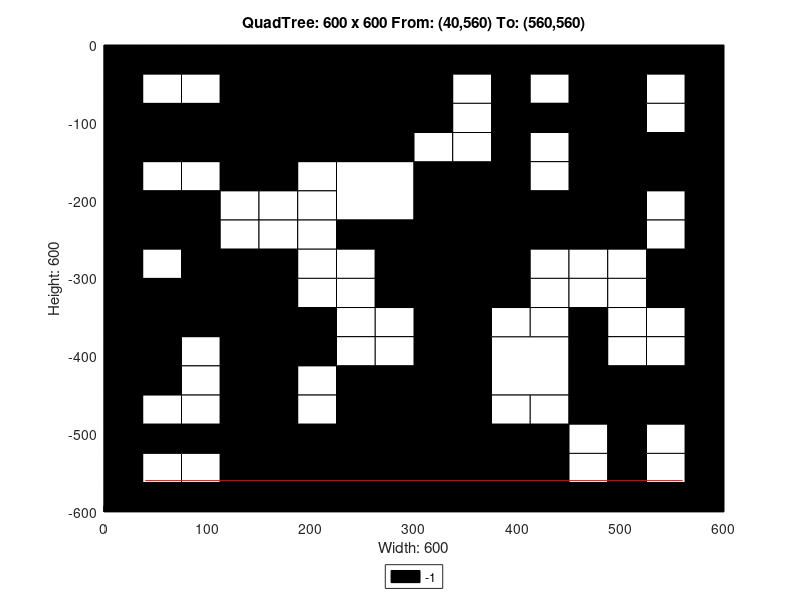

Write the MATLAB code that produced this figure.
axis([0 600 -600 0]);
title('QuadTree: 600 x 600 From: (40,560) To: (560,560)');
xlabel('Width: 600');
ylabel('Height: 600');
rectangle('Position',[150 -150 150 150], 'FaceColor',[0 0 0]);
rectangle('Position',[0 -150 75 75], 'FaceColor',[0 0 0]);
rectangle('Position',[75 -150 75 75], 'FaceColor',[0 0 0]);
rectangle('Position',[225 -225 75 75], 'FaceColor',[1 1 1]);
rectangle('Position',[450 -75 75 75], 'FaceColor',[0 0 0]);
rectangle('Position',[450 -150 75 75], 'FaceColor',[0 0 0]);
rectangle('Position',[300 -225 75 75], 'FaceColor',[0 0 0]);
rectangle('Position',[300 -300 75 75], 'FaceColor',[0 0 0]);
rectangle('Position',[450 -225 75 75], 'FaceColor',[0 0 0]);
rectangle('Position',[0 -375 75 75], 'FaceColor',[0 0 0]);
rectangle('Position',[75 -375 75 75], 'FaceColor',[0 0 0]);
rectangle('Position',[0 -450 75 75], 'FaceColor',[0 0 0]);
rectangle('Position',[225 -525 75 75], 'FaceColor',[0 0 0]);
rectangle('Position',[150 -600 75 75], 'FaceColor',[0 0 0]);
rectangle('Position',[225 -600 75 75], 'FaceColor',[0 0 0]);
rectangle('Position',[300 -375 75 75], 'FaceColor',[0 0 0]);
rectangle('Position',[300 -450 75 75], 'FaceColor',[0 0 0]);
rectangle('Position',[375 -450 75 75], 'FaceColor',[1 1 1]);
rectangle('Position',[300 -525 75 75], 'FaceColor',[0 0 0]);
rectangle('Position',[300 -600 75 75], 'FaceColor',[0 0 0]);
rectangle('Position',[375 -600 75 75], 'FaceColor',[0 0 0]);
rectangle('Position',[0 -37.5 37.5 37.5], 'FaceColor',[0 0 0]);
rectangle('Position',[37.5 -37.5 37.5 37.5], 'FaceColor',[0 0 0]);
rectangle('Position',[0 -75 37.5 37.5], 'FaceColor',[0 0 0]);
rectangle('Position',[37.5 -75 37.5 37.5], 'FaceColor',[1 1 1]);
rectangle('Position',[75 -37.5 37.5 37.5], 'FaceColor',[0 0 0]);
rectangle('Position',[112.5 -37.5 37.5 37.5], 'FaceColor',[0 0 0]);
rectangle('Position',[75 -75 37.5 37.5], 'FaceColor',[1 1 1]);
rectangle('Position',[112.5 -75 37.5 37.5], 'FaceColor',[0 0 0]);
rectangle('Position',[0 -187.5 37.5 37.5], 'FaceColor',[0 0 0]);
rectangle('Position',[37.5 -187.5 37.5 37.5], 'FaceColor',[1 1 1]);
rectangle('Position',[0 -225 37.5 37.5], 'FaceColor',[0 0 0]);
rectangle('Position',[37.5 -225 37.5 37.5], 'FaceColor',[0 0 0]);
rectangle('Position',[75 -187.5 37.5 37.5], 'FaceColor',[1 1 1]);
rectangle('Position',[112.5 -187.5 37.5 37.5], 'FaceColor',[0 0 0]);
rectangle('Position',[75 -225 37.5 37.5], 'FaceColor',[0 0 0]);
rectangle('Position',[112.5 -225 37.5 37.5], 'FaceColor',[1 1 1]);
rectangle('Position',[0 -262.5 37.5 37.5], 'FaceColor',[0 0 0]);
rectangle('Position',[37.5 -262.5 37.5 37.5], 'FaceColor',[0 0 0]);
rectangle('Position',[0 -300 37.5 37.5], 'FaceColor',[0 0 0]);
rectangle('Position',[37.5 -300 37.5 37.5], 'FaceColor',[1 1 1]);
rectangle('Position',[75 -262.5 37.5 37.5], 'FaceColor',[0 0 0]);
rectangle('Position',[112.5 -262.5 37.5 37.5], 'FaceColor',[1 1 1]);
rectangle('Position',[75 -300 37.5 37.5], 'FaceColor',[0 0 0]);
rectangle('Position',[112.5 -300 37.5 37.5], 'FaceColor',[0 0 0]);
rectangle('Position',[150 -187.5 37.5 37.5], 'FaceColor',[0 0 0]);
rectangle('Position',[187.5 -187.5 37.5 37.5], 'FaceColor',[1 1 1]);
rectangle('Position',[150 -225 37.5 37.5], 'FaceColor',[1 1 1]);
rectangle('Position',[187.5 -225 37.5 37.5], 'FaceColor',[1 1 1]);
rectangle('Position',[150 -262.5 37.5 37.5], 'FaceColor',[1 1 1]);
rectangle('Position',[187.5 -262.5 37.5 37.5], 'FaceColor',[1 1 1]);
rectangle('Position',[150 -300 37.5 37.5], 'FaceColor',[0 0 0]);
rectangle('Position',[187.5 -300 37.5 37.5], 'FaceColor',[1 1 1]);
rectangle('Position',[225 -262.5 37.5 37.5], 'FaceColor',[0 0 0]);
rectangle('Position',[262.5 -262.5 37.5 37.5], 'FaceColor',[0 0 0]);
rectangle('Position',[225 -300 37.5 37.5], 'FaceColor',[1 1 1]);
rectangle('Position',[262.5 -300 37.5 37.5], 'FaceColor',[0 0 0]);
rectangle('Position',[300 -37.5 37.5 37.5], 'FaceColor',[0 0 0]);
rectangle('Position',[337.5 -37.5 37.5 37.5], 'FaceColor',[0 0 0]);
rectangle('Position',[300 -75 37.5 37.5], 'FaceColor',[0 0 0]);
rectangle('Position',[337.5 -75 37.5 37.5], 'FaceColor',[1 1 1]);
rectangle('Position',[375 -37.5 37.5 37.5], 'FaceColor',[0 0 0]);
rectangle('Position',[412.5 -37.5 37.5 37.5], 'FaceColor',[0 0 0]);
rectangle('Position',[375 -75 37.5 37.5], 'FaceColor',[0 0 0]);
rectangle('Position',[412.5 -75 37.5 37.5], 'FaceColor',[1 1 1]);
rectangle('Position',[300 -112.5 37.5 37.5], 'FaceColor',[0 0 0]);
rectangle('Position',[337.5 -112.5 37.5 37.5], 'FaceColor',[1 1 1]);
rectangle('Position',[300 -150 37.5 37.5], 'FaceColor',[1 1 1]);
rectangle('Position',[337.5 -150 37.5 37.5], 'FaceColor',[1 1 1]);
rectangle('Position',[375 -112.5 37.5 37.5], 'FaceColor',[0 0 0]);
rectangle('Position',[412.5 -112.5 37.5 37.5], 'FaceColor',[0 0 0]);
rectangle('Position',[375 -150 37.5 37.5], 'FaceColor',[0 0 0]);
rectangle('Position',[412.5 -150 37.5 37.5], 'FaceColor',[1 1 1]);
rectangle('Position',[525 -37.5 37.5 37.5], 'FaceColor',[0 0 0]);
rectangle('Position',[562.5 -37.5 37.5 37.5], 'FaceColor',[0 0 0]);
rectangle('Position',[525 -75 37.5 37.5], 'FaceColor',[1 1 1]);
rectangle('Position',[562.5 -75 37.5 37.5], 'FaceColor',[0 0 0]);
rectangle('Position',[525 -112.5 37.5 37.5], 'FaceColor',[1 1 1]);
rectangle('Position',[562.5 -112.5 37.5 37.5], 'FaceColor',[0 0 0]);
rectangle('Position',[525 -150 37.5 37.5], 'FaceColor',[0 0 0]);
rectangle('Position',[562.5 -150 37.5 37.5], 'FaceColor',[0 0 0]);
rectangle('Position',[375 -187.5 37.5 37.5], 'FaceColor',[0 0 0]);
rectangle('Position',[412.5 -187.5 37.5 37.5], 'FaceColor',[1 1 1]);
rectangle('Position',[375 -225 37.5 37.5], 'FaceColor',[0 0 0]);
rectangle('Position',[412.5 -225 37.5 37.5], 'FaceColor',[0 0 0]);
rectangle('Position',[375 -262.5 37.5 37.5], 'FaceColor',[0 0 0]);
rectangle('Position',[412.5 -262.5 37.5 37.5], 'FaceColor',[0 0 0]);
rectangle('Position',[375 -300 37.5 37.5], 'FaceColor',[0 0 0]);
rectangle('Position',[412.5 -300 37.5 37.5], 'FaceColor',[1 1 1]);
rectangle('Position',[525 -187.5 37.5 37.5], 'FaceColor',[0 0 0]);
rectangle('Position',[562.5 -187.5 37.5 37.5], 'FaceColor',[0 0 0]);
rectangle('Position',[525 -225 37.5 37.5], 'FaceColor',[1 1 1]);
rectangle('Position',[562.5 -225 37.5 37.5], 'FaceColor',[0 0 0]);
rectangle('Position',[450 -262.5 37.5 37.5], 'FaceColor',[0 0 0]);
rectangle('Position',[487.5 -262.5 37.5 37.5], 'FaceColor',[0 0 0]);
rectangle('Position',[450 -300 37.5 37.5], 'FaceColor',[1 1 1]);
rectangle('Position',[487.5 -300 37.5 37.5], 'FaceColor',[1 1 1]);
rectangle('Position',[525 -262.5 37.5 37.5], 'FaceColor',[1 1 1]);
rectangle('Position',[562.5 -262.5 37.5 37.5], 'FaceColor',[0 0 0]);
rectangle('Position',[525 -300 37.5 37.5], 'FaceColor',[0 0 0]);
rectangle('Position',[562.5 -300 37.5 37.5], 'FaceColor',[0 0 0]);
rectangle('Position',[75 -412.5 37.5 37.5], 'FaceColor',[1 1 1]);
rectangle('Position',[112.5 -412.5 37.5 37.5], 'FaceColor',[0 0 0]);
rectangle('Position',[75 -450 37.5 37.5], 'FaceColor',[1 1 1]);
rectangle('Position',[112.5 -450 37.5 37.5], 'FaceColor',[0 0 0]);
rectangle('Position',[150 -337.5 37.5 37.5], 'FaceColor',[0 0 0]);
rectangle('Position',[187.5 -337.5 37.5 37.5], 'FaceColor',[1 1 1]);
rectangle('Position',[150 -375 37.5 37.5], 'FaceColor',[0 0 0]);
rectangle('Position',[187.5 -375 37.5 37.5], 'FaceColor',[0 0 0]);
rectangle('Position',[225 -337.5 37.5 37.5], 'FaceColor',[1 1 1]);
rectangle('Position',[262.5 -337.5 37.5 37.5], 'FaceColor',[0 0 0]);
rectangle('Position',[225 -375 37.5 37.5], 'FaceColor',[1 1 1]);
rectangle('Position',[262.5 -375 37.5 37.5], 'FaceColor',[1 1 1]);
rectangle('Position',[150 -412.5 37.5 37.5], 'FaceColor',[0 0 0]);
rectangle('Position',[187.5 -412.5 37.5 37.5], 'FaceColor',[0 0 0]);
rectangle('Position',[150 -450 37.5 37.5], 'FaceColor',[0 0 0]);
rectangle('Position',[187.5 -450 37.5 37.5], 'FaceColor',[1 1 1]);
rectangle('Position',[225 -412.5 37.5 37.5], 'FaceColor',[1 1 1]);
rectangle('Position',[262.5 -412.5 37.5 37.5], 'FaceColor',[1 1 1]);
rectangle('Position',[225 -450 37.5 37.5], 'FaceColor',[0 0 0]);
rectangle('Position',[262.5 -450 37.5 37.5], 'FaceColor',[0 0 0]);
rectangle('Position',[0 -487.5 37.5 37.5], 'FaceColor',[0 0 0]);
rectangle('Position',[37.5 -487.5 37.5 37.5], 'FaceColor',[1 1 1]);
rectangle('Position',[0 -525 37.5 37.5], 'FaceColor',[0 0 0]);
rectangle('Position',[37.5 -525 37.5 37.5], 'FaceColor',[0 0 0]);
rectangle('Position',[75 -487.5 37.5 37.5], 'FaceColor',[1 1 1]);
rectangle('Position',[112.5 -487.5 37.5 37.5], 'FaceColor',[0 0 0]);
rectangle('Position',[75 -525 37.5 37.5], 'FaceColor',[0 0 0]);
rectangle('Position',[112.5 -525 37.5 37.5], 'FaceColor',[0 0 0]);
rectangle('Position',[0 -562.5 37.5 37.5], 'FaceColor',[0 0 0]);
rectangle('Position',[37.5 -562.5 37.5 37.5], 'FaceColor',[1 1 1]);
rectangle('Position',[0 -600 37.5 37.5], 'FaceColor',[0 0 0]);
rectangle('Position',[37.5 -600 37.5 37.5], 'FaceColor',[0 0 0]);
rectangle('Position',[75 -562.5 37.5 37.5], 'FaceColor',[1 1 1]);
rectangle('Position',[112.5 -562.5 37.5 37.5], 'FaceColor',[0 0 0]);
rectangle('Position',[75 -600 37.5 37.5], 'FaceColor',[0 0 0]);
rectangle('Position',[112.5 -600 37.5 37.5], 'FaceColor',[0 0 0]);
rectangle('Position',[150 -487.5 37.5 37.5], 'FaceColor',[0 0 0]);
rectangle('Position',[187.5 -487.5 37.5 37.5], 'FaceColor',[1 1 1]);
rectangle('Position',[150 -525 37.5 37.5], 'FaceColor',[0 0 0]);
rectangle('Position',[187.5 -525 37.5 37.5], 'FaceColor',[0 0 0]);
rectangle('Position',[375 -337.5 37.5 37.5], 'FaceColor',[0 0 0]);
rectangle('Position',[412.5 -337.5 37.5 37.5], 'FaceColor',[1 1 1]);
rectangle('Position',[375 -375 37.5 37.5], 'FaceColor',[1 1 1]);
rectangle('Position',[412.5 -375 37.5 37.5], 'FaceColor',[1 1 1]);
rectangle('Position',[450 -337.5 37.5 37.5], 'FaceColor',[1 1 1]);
rectangle('Position',[487.5 -337.5 37.5 37.5], 'FaceColor',[1 1 1]);
rectangle('Position',[450 -375 37.5 37.5], 'FaceColor',[0 0 0]);
rectangle('Position',[487.5 -375 37.5 37.5], 'FaceColor',[1 1 1]);
rectangle('Position',[525 -337.5 37.5 37.5], 'FaceColor',[0 0 0]);
rectangle('Position',[562.5 -337.5 37.5 37.5], 'FaceColor',[0 0 0]);
rectangle('Position',[525 -375 37.5 37.5], 'FaceColor',[1 1 1]);
rectangle('Position',[562.5 -375 37.5 37.5], 'FaceColor',[0 0 0]);
rectangle('Position',[450 -412.5 37.5 37.5], 'FaceColor',[0 0 0]);
rectangle('Position',[487.5 -412.5 37.5 37.5], 'FaceColor',[1 1 1]);
rectangle('Position',[450 -450 37.5 37.5], 'FaceColor',[0 0 0]);
rectangle('Position',[487.5 -450 37.5 37.5], 'FaceColor',[0 0 0]);
rectangle('Position',[525 -412.5 37.5 37.5], 'FaceColor',[1 1 1]);
rectangle('Position',[562.5 -412.5 37.5 37.5], 'FaceColor',[0 0 0]);
rectangle('Position',[525 -450 37.5 37.5], 'FaceColor',[0 0 0]);
rectangle('Position',[562.5 -450 37.5 37.5], 'FaceColor',[0 0 0]);
rectangle('Position',[375 -487.5 37.5 37.5], 'FaceColor',[1 1 1]);
rectangle('Position',[412.5 -487.5 37.5 37.5], 'FaceColor',[1 1 1]);
rectangle('Position',[375 -525 37.5 37.5], 'FaceColor',[0 0 0]);
rectangle('Position',[412.5 -525 37.5 37.5], 'FaceColor',[0 0 0]);
rectangle('Position',[450 -487.5 37.5 37.5], 'FaceColor',[0 0 0]);
rectangle('Position',[487.5 -487.5 37.5 37.5], 'FaceColor',[0 0 0]);
rectangle('Position',[450 -525 37.5 37.5], 'FaceColor',[1 1 1]);
rectangle('Position',[487.5 -525 37.5 37.5], 'FaceColor',[0 0 0]);
rectangle('Position',[525 -487.5 37.5 37.5], 'FaceColor',[0 0 0]);
rectangle('Position',[562.5 -487.5 37.5 37.5], 'FaceColor',[0 0 0]);
rectangle('Position',[525 -525 37.5 37.5], 'FaceColor',[1 1 1]);
rectangle('Position',[562.5 -525 37.5 37.5], 'FaceColor',[0 0 0]);
rectangle('Position',[450 -562.5 37.5 37.5], 'FaceColor',[1 1 1]);
rectangle('Position',[487.5 -562.5 37.5 37.5], 'FaceColor',[0 0 0]);
rectangle('Position',[450 -600 37.5 37.5], 'FaceColor',[0 0 0]);
rectangle('Position',[487.5 -600 37.5 37.5], 'FaceColor',[0 0 0]);
rectangle('Position',[525 -562.5 37.5 37.5], 'FaceColor',[1 1 1]);
rectangle('Position',[562.5 -562.5 37.5 37.5], 'FaceColor',[0 0 0]);
rectangle('Position',[525 -600 37.5 37.5], 'FaceColor',[0 0 0]);
rectangle('Position',[562.5 -600 37.5 37.5], 'FaceColor',[0 0 0]);
X=[560,40];
Y=[-560,-560];
hold on;
plot(X,Y,'r');
legend('-1','Location','southoutside');
